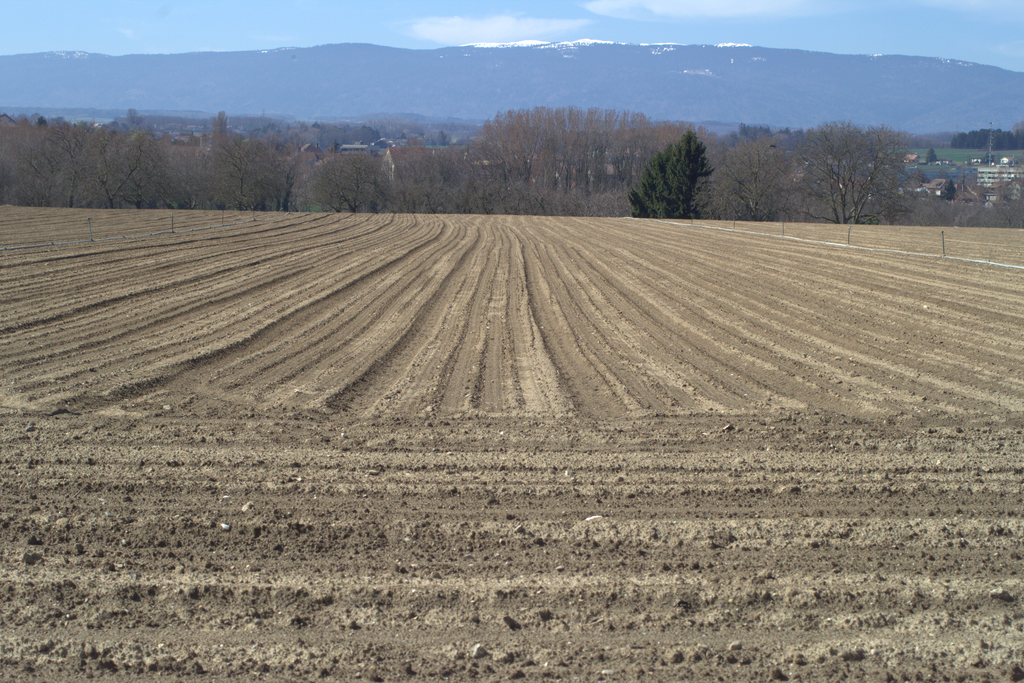
%> input picture NIR-VIS/normal/VI/002.tiff, 1024 x 683 px
$ octave demo_normal.m   (GNU Octave 9; MATLAB toolbox functions it lacks are replaced by stand-ins)
%> lines starting %> are read from the running program, lines starting %| are printed output that depends on the picture
clear;
clc;
close all;
addpath(genpath(pwd));
%% if you want
VI_ori=im2double(imread('./NIR-VIS/normal/VI/002.tiff'));
NIR1=im2double(imread('./NIR-VIS/normal/NIR/002.tiff'));
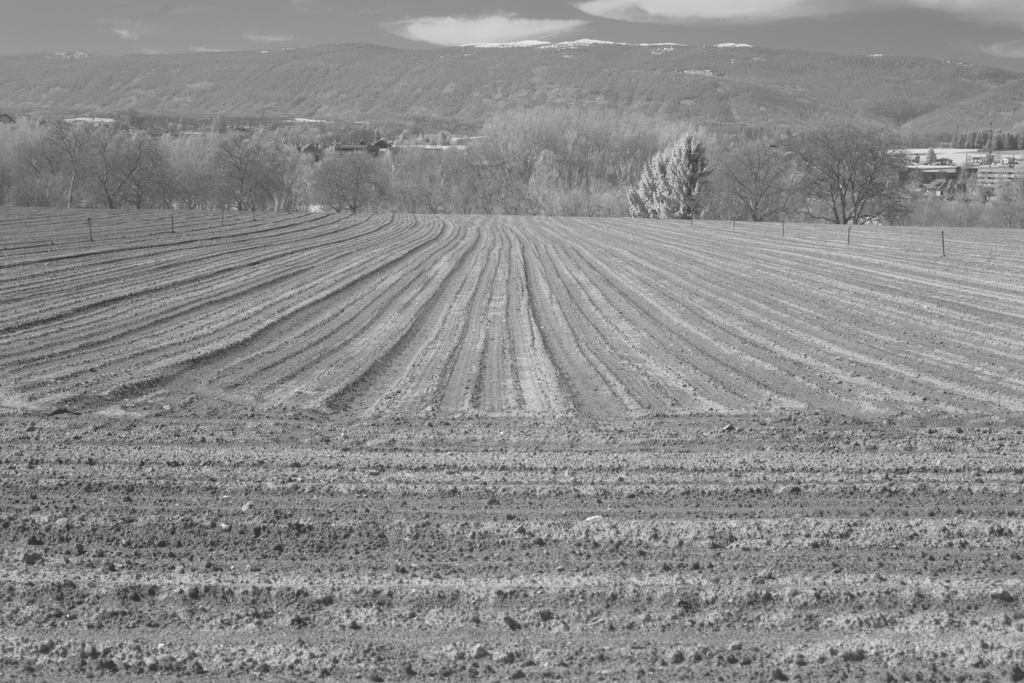
%> input picture NIR-VIS/normal/NIR/002.tiff, 1024 x 683 px
%> NIR1: size 683x1024 double; min 0.161, max 0.969, mean 0.544
NIR=NIR1(:,:,1);
VI = myrgb2yuv(VI_ori);
VI1(:,:,1)=VI(:,:,1);
VI1(:,:,2)=VI(:,:,1);
VI1(:,:,3)=VI(:,:,1);
VI2 = myrgb2yuv(VI_ori);

%%  Initialization
maxit = 5;      %Number of iterations
%Control smooth H
beta2 = 0.000001;
beta3 = 0.0001;
% The penalty factor for H
eta_1 =0.0001;
eta_2=eta_1;
eta_3 =eta_1;
%The coefficient of the first-order difference
alpha1     = 0.05; %Artifacts will appear,so it can't be less than 0.05
alpha2     = 0.0005;
%The coefficient of the second-order difference
r = 10;
%The penalty coefficient  for second-order difference
lap_psi         = 5e-3;


opts.alpha1     = alpha1;
opts.alpha2     = alpha2;
opts.r     = r;
opts.lap_psi     = lap_psi;
[~,~,L]  = size(VI1);
sz       = size(NIR);
Nways    = [sz, L];
opts.Nways  = Nways;
opts.judge = 0;  % 0: Input is foggy image, 1: input is low-light image
opts.tol    = 0.01;  %RelCha
opts.beta2 = beta2;
opts.beta3 = beta3;
opts.eta_1 = eta_1;
opts.eta_2 = eta_2;
opts.eta_3 = eta_3;
opts.maxit = maxit;
opts.sz = sz;


%% The Fusion Algorithm


I_guide1 = VI_NIRfusionL12(VI1, NIR,opts);
% [13 lines not run here, left out]
function yuv = myrgb2yuv(image)
    image = double(image);
    R = image(:,:,1);
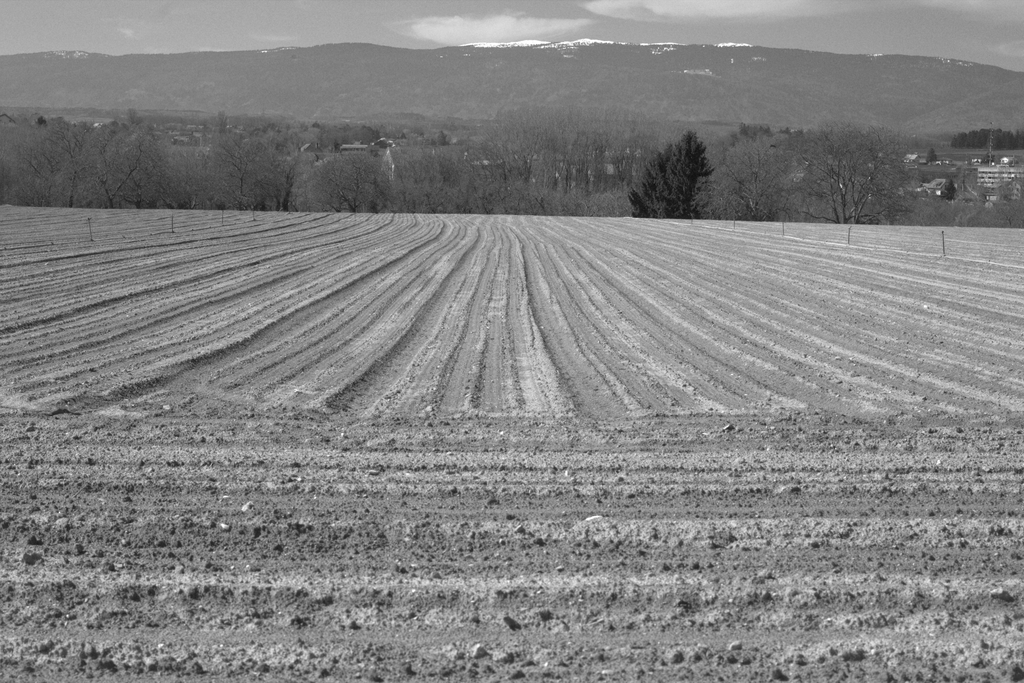
%> R: size 683x1024 double; min 0.0431, max 1, mean 0.512
    G = image(:,:,2);
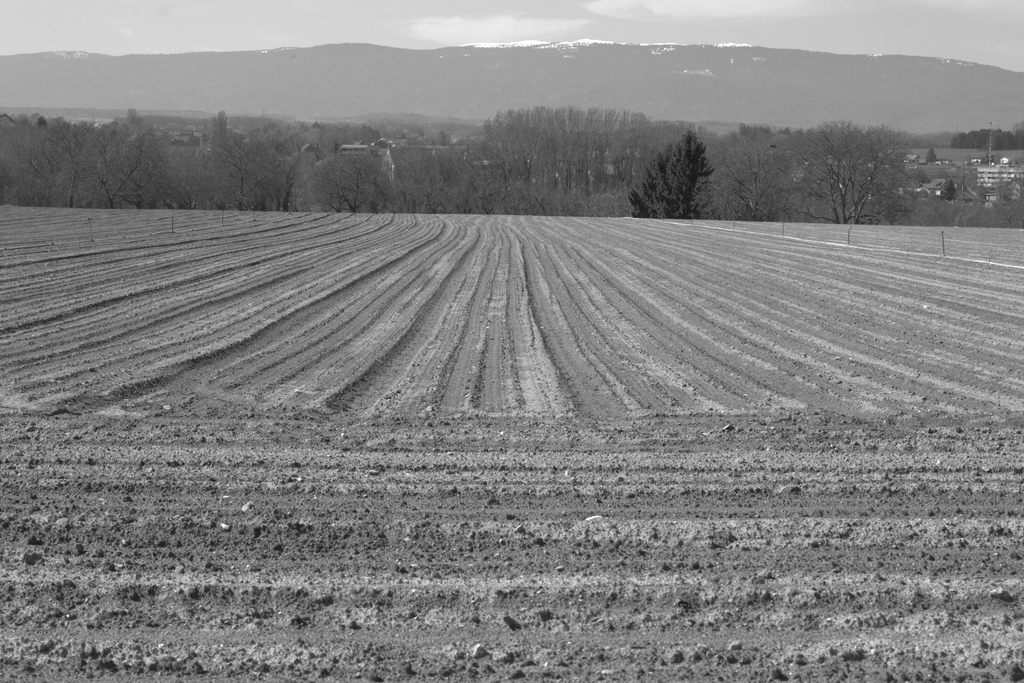
%> G: size 683x1024 double; min 0.0745, max 1, mean 0.506
    B = image(:,:,3);
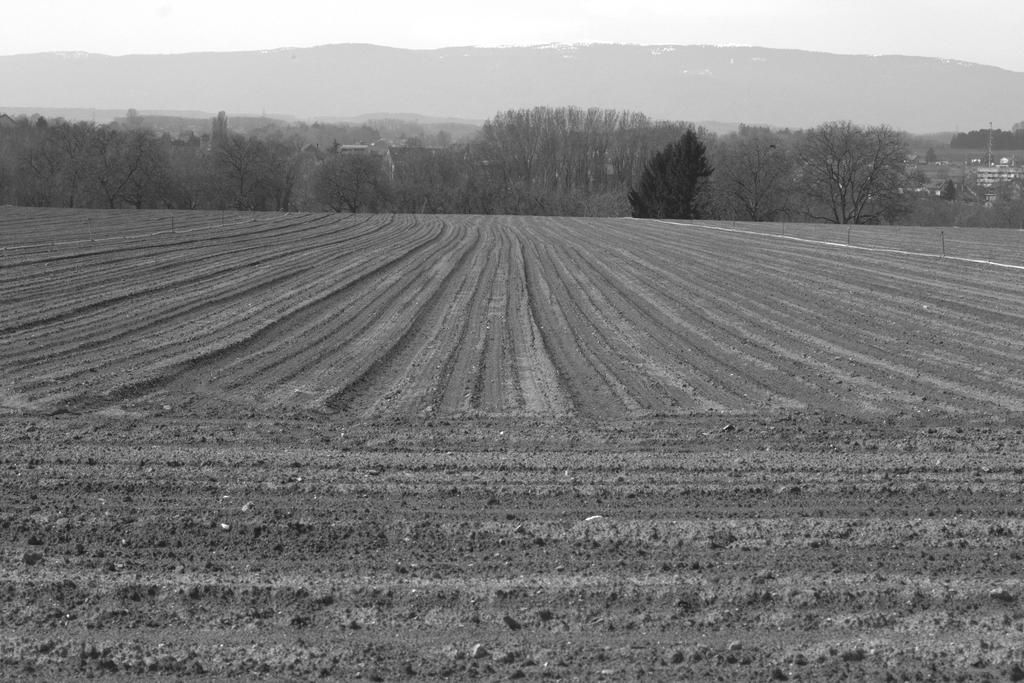
%> B: size 683x1024 double; min 0.0824, max 1, mean 0.489

    yuv(:,:,1) = 0.299.*R + 0.587.*G + 0.114.*B;
    yuv(:,:,2) = - 0.1687.*R - 0.3313.*G + 0.5.*B ;
    yuv(:,:,3) = 0.5.*R - 0.4187.*G - 0.0813.*B;
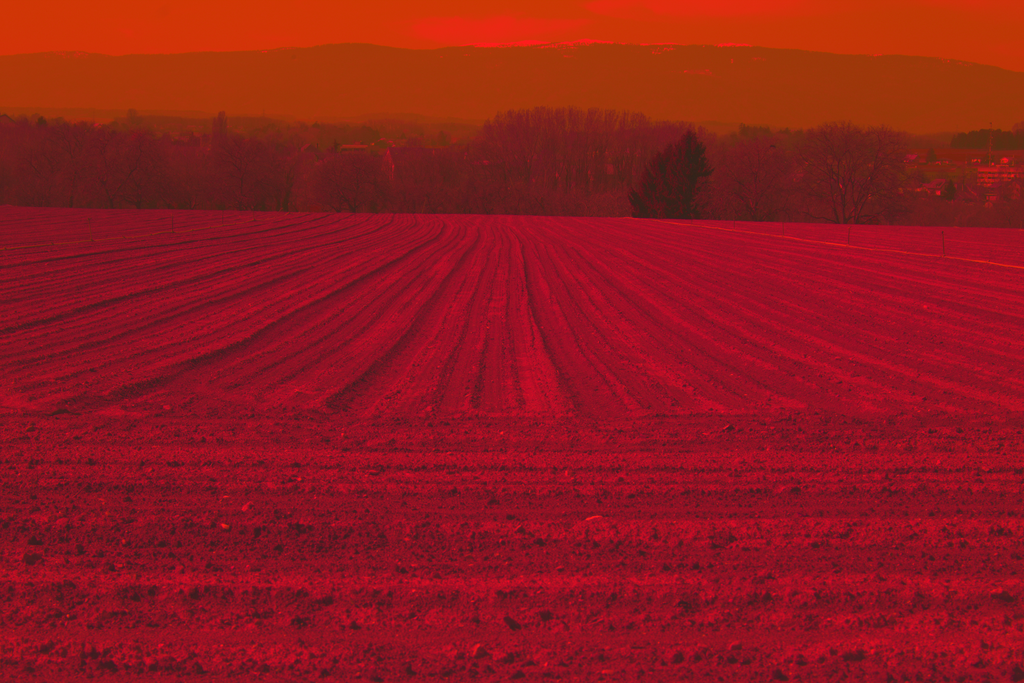
%> yuv: size 683x1024x3 double; mean R, G, B 0.506, -0.00968, 0.00409; drawn with min black and max white
%> the run ends on the next line
end
